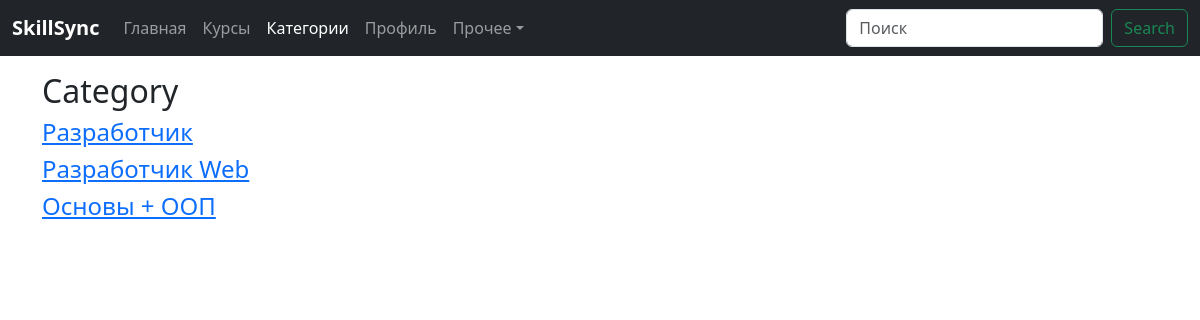
The page /category on the database its author committed.
### pro_web/models.py (models this page shows, shortened)
class Category(models.Model):
    name = models.CharField(max_length=128)

### pro_web/views.py (the view)
# urls.py: path('category', views.get_full_category),
def get_full_category(request):
    category = Category.objects.all()
    context = {
        'category': category,
    }
    return render(request, 'category.html', context)

### pro_web/templates/category.html (shortened to what this page needs)
<!DOCTYPE html>
<html lang="ru">
<head>
    <link href="https://cdn.jsdelivr.net/npm/bootstrap@5.3.2/dist/css/bootstrap.min.css" rel="stylesheet">
</head>
<body>
<nav class="navbar navbar-expand-lg fixed-top navbar-dark bg-dark" aria-label="Main navigation">
  <div class="container-fluid">
    <a class="navbar-brand" href="/"><b>SkillSync</b></a>
    <div class="navbar-collapse offcanvas-collapse" id="navbarsExampleDefault">
      <ul class="navbar-nav me-auto mb-2 mb-lg-0">
        <li class="nav-item">
          <a class="nav-link" aria-current="page" href="/">Главная</a>
        </li>
        <li class="nav-item">
          <a class="nav-link" href="courses">Курсы</a>
        </li>
        <li class="nav-item">
          <a class="nav-link active" href="category">Категории</a>
        </li>
        <li class="nav-item">
          <a class="nav-link" href="profile">Профиль</a>
        </li>
        <li class="nav-item dropdown">
          <a class="nav-link dropdown-toggle" href="#" data-bs-toggle="dropdown" aria-expanded="false">Прочее</a>
        </li>
      </ul>
      <form class="d-flex" role="search" action="search" method="POST">
        <input class="form-control me-2" type="text" placeholder="Поиск" aria-label="Search" name="search_courses">
        <button class="btn btn-outline-success" type="submit">Search</button>
      </form>
    </div>
  </div>
</nav>
<br>
<br>
<br>
	<section>
		<div class="container">
			<div class="row">
				<div class="col-sm-3">
					<div class="left-sidebar">
						<h2>Category</h2>
						<div class="panel-group category-products" id="accordian">
							{% for i in category %}
							<div class="panel panel-default">
								<div class="panel-heading">
									<h4 class="panel-title"><a href="exact-courses/{{ i.id }}">{{ i.name }}</a></h4>
								</div>
							</div>
							{% endfor %}
						</div>
					</div>
				</div>
            </div>
        </div>
    </section>
</body>
</html>

### rows shown on the page
Category: name "Разработчик"
Category: name "Разработчик Web"
Category: name "Основы + ООП"
